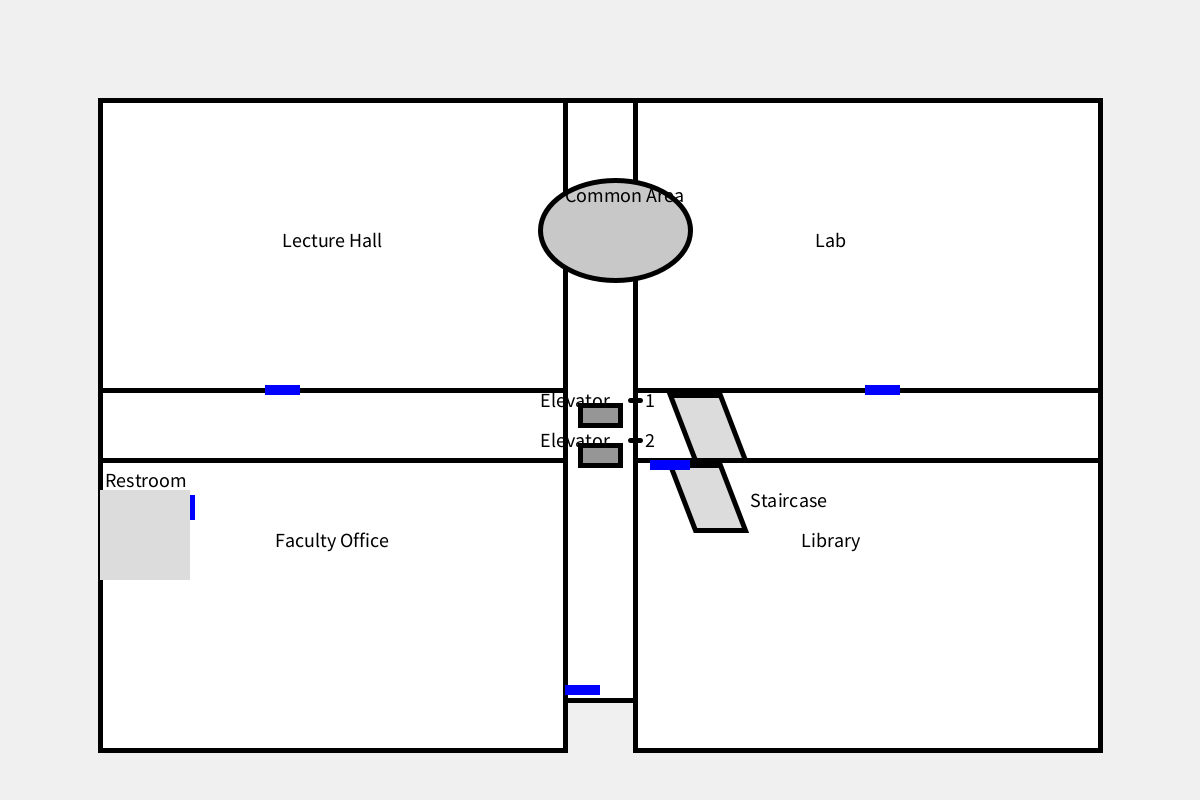
Frame 1 (no input)
Frame 60 (the mouse pressed at the canvas centre just before this capture): identical to frame 1, image omitted
Frame 120 (the mouse held since frame 60 and released just before this capture): identical to frame 1, image omitted

The Processing sketch that drew this single still picture (run headless with seeded random() and noise(); from frame 60 on, the mouse is pressed at the canvas centre):

// Processing sketch: level1
// ── level1.pde
void setup() {
  size(1200, 800);
  background(240);  // Slight gray for a drafting look

  // Outer walls
  stroke(0);
  strokeWeight(5);
  rect(100, 100, 1000, 600);

  // Corridors
  int corridorWidth = 70;
  rect(100, 390, 1000, corridorWidth); // Horizontal corridor
  rect(565, 100, corridorWidth, 600);  // Vertical corridor

  // Rooms
  float roomWidth = 465;
  float roomHeight = 290;
  for (int i = 0; i < 2; i++) {
    for (int j = 0; j < 2; j++) {
      rect(100 + i * (roomWidth + corridorWidth), 100 + j * (roomHeight + corridorWidth), roomWidth, roomHeight);
    }
  }

  // Elevators
  fill(150);  // Grey color for elevators
  rect(580, 405, 40, 20);
  rect(580, 445, 40, 20);

  // Staircase
  fill(220);  // Light gray
  beginShape();
  vertex(670, 395);
  vertex(720, 395);
  vertex(745, 460);
  vertex(695, 460);
  endShape(CLOSE);
  beginShape();
  vertex(670, 465);
  vertex(720, 465);
  vertex(745, 530);
  vertex(695, 530);
  endShape(CLOSE);

  // Common Area
  fill(200);
  ellipse(615, 230, 150, 100);

  // Room labels
  fill(0);
  textSize(20);
  textAlign(CENTER, CENTER);
  text("Lecture Hall", 332, 240);
  text("Lab", 830, 240);
  text("Faculty Office", 332, 540);
  text("Library", 830, 540);

  // Elevator labels
  textAlign(LEFT, CENTER);
  text("Elevator", 540, 400);
  line(630, 400, 640, 400);
  text("1", 645, 400);
  
  text("Elevator", 540, 440);
  line(630, 440, 640, 440);
  text("2", 645, 440);

  // Staircase Label (adjusted position)
  text("Staircase", 750, 500);

  // Common Area Label
  text("Common Area", 565, 195);

  // Doors
  fill(0, 0, 255); // Blue for doors
  noStroke();
  rect(265, 385, 35, 10);  // Door for Lecture Hall
  rect(865, 385, 35, 10);  // Door for Lab
  rect(565, 685, 35, 10);  // Door for Faculty Office
  rect(650, 460, 40, 10);  // Staircase Upper Door
 // rect(650, 530, 40, 10);  // Staircase Lower Door

  rect(185, 495, 10, 25);  // Men's restroom

  // Restrooms
  fill(220);  // Light gray
  rect(100, 490, 90, 90);   // restroom


  fill(0);
  text("", 105, 280);
  line(200, 280, 210, 280);
  text("", 215, 280);
  
  text("Restroom", 105, 480);
  line(200, 480, 210, 480);
  text("", 215, 480);
}

void draw() {
  // Intentionally left blank as we don't need to animate anything
}
